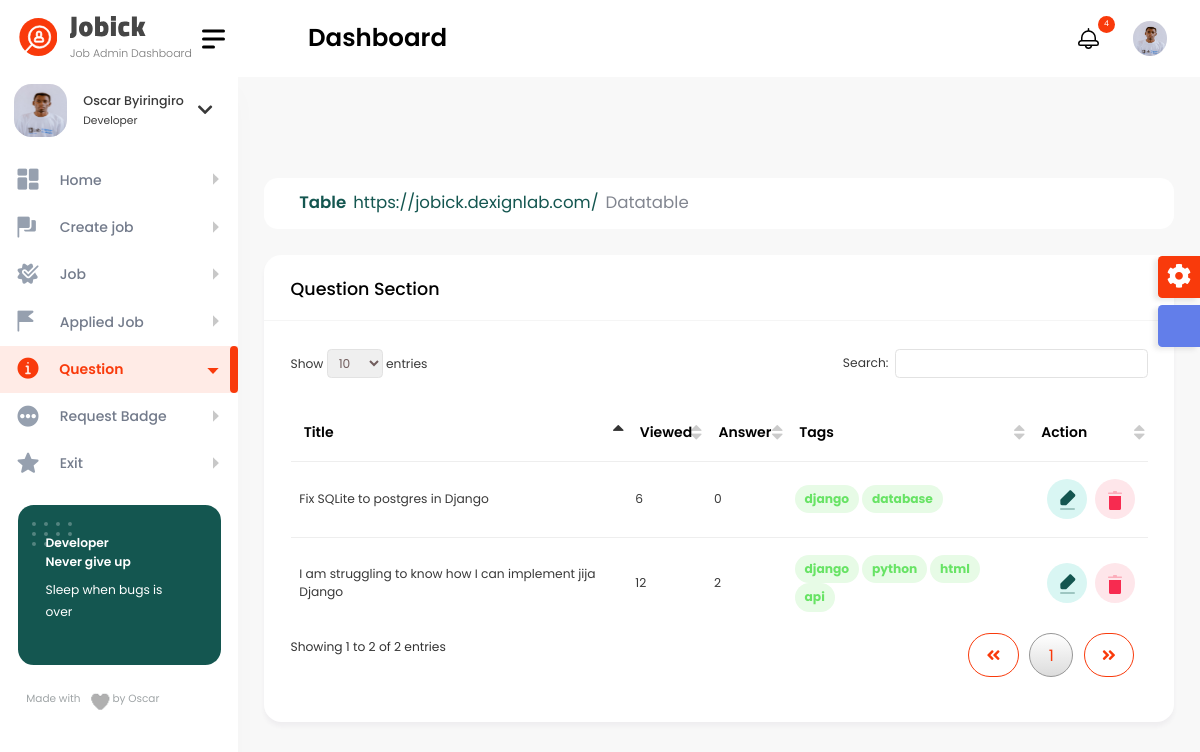
Page /user_admin/question_admin/ (signed in) on the earlier database version.
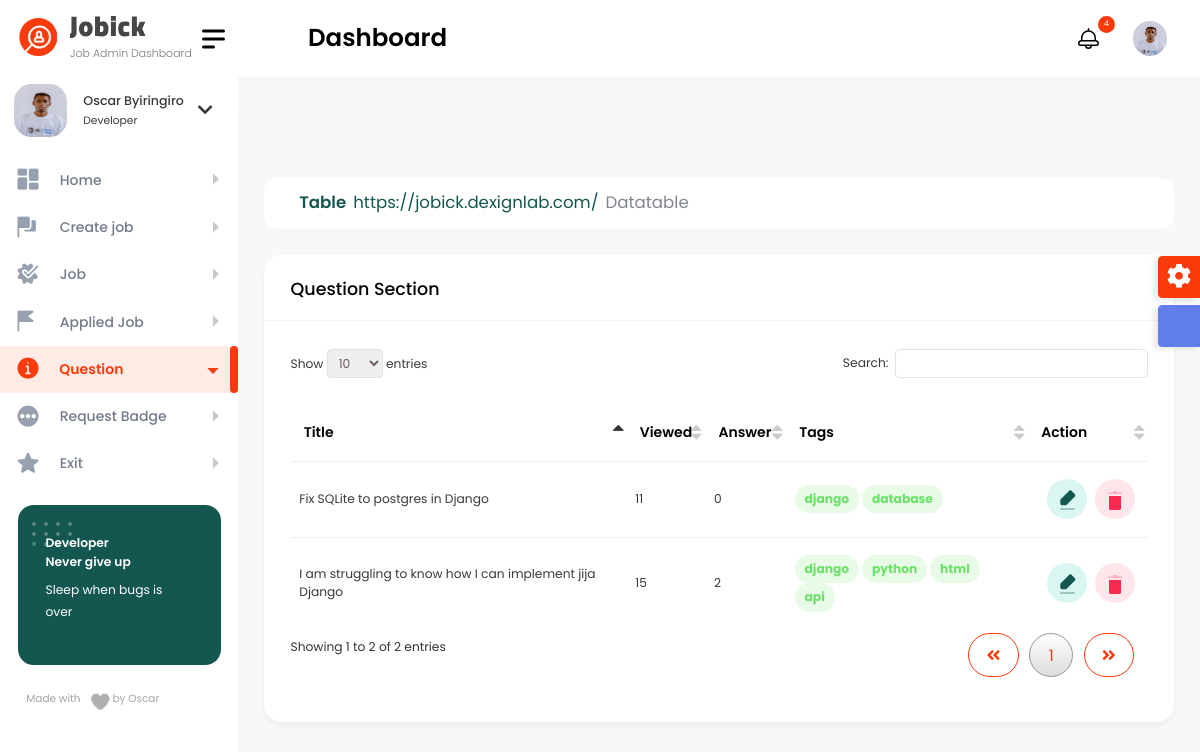
Same page on the later database version.
### questions/models.py (models this page shows, shortened)
class Questions_stuff(models.Model):
    title = models.CharField(max_length=100)
    detail = models.TextField(default='')
    body = HTMLField()
    owner = models.ForeignKey(User, on_delete=models.CASCADE)
    viewed = models.PositiveIntegerField()
    tag = models.CharField(max_length=200)
    email_notify = models.BooleanField(default=False)
    whatsapp_notify = models.BooleanField(default=False)
    publish_date = models.DateTimeField(auto_now_add=True)
    def tags_as_list(self):
        return self.tag.split(',')
    def get_count_answer(self):
        id_question = self.id
        ans = Answer_stuff.objects.filter(question__id=id_question)
        if ans.exists():
            final_count = ans.count()
        else:
            final_count = 0
        return final_count
    class Meta:
        verbose_name_plural = 'Question'

### user_dashboard/views.py (the view)
# urls.py: path('question_admin/', views.question_admin, name="question_admin"),
@login_required(login_url='login')
def question_admin(request):
    all_question = Questions_stuff.objects.filter(owner=request.user)
    context = {
        'all_question': all_question
    }
    return render(request, 'question_admin.html', context)

### user_dashboard/templates/question_admin.html (shortened to what this page needs)
{% include 'user_admin/base.html' %}
{% load static %}
{% block content %}
 <div class="content-body">
            <div class="container-fluid">
				<div class="row page-titles">
					<ol class="breadcrumb">
						<li class="breadcrumb-item active"><a href="javascript:void(0)">Table</a></li>
						<li class="breadcrumb-item"><a href="javascript:void(0)">Datatable</a></li>
					</ol>
                </div>
                <div class="row">
                    <div class="col-12">
                        <div class="card">
                            <div class="card-header">
                                <h4 class="card-title">Question Section</h4>
                            </div>
                            <div class="card-body">
                                <div class="table-responsive">
                                    <table id="example3" class="display" style="min-width: 845px">
                                        <thead>
                                            <tr>
                                                <th>Title</th>
                                                <th>viewed</th>
                                                <th>answer</th>
                                                <th>tags</th>
                                                <th>Action</th>
                                            </tr>
                                        </thead>
                                        <tbody>
                                        {% for question in all_question %}
                                            <tr>
										<td>{{ question.title }}</td>
										<td class="wspace-no">{{ question.viewed }}</td>
										<td>{{ question.get_count_answer }}</td>
                                        <td>
                                            {% for tag in question.tags_as_list %}
                                            <span class="badge badge-success badge-lg light">{{ tag }}</span>
                                                {% endfor %}
                                        </td>
										<td>
											<div class="action-buttons d-flex justify-content-end">
												<a href="{% url 'edit_question_admin' question.id %}" class="btn btn-secondary light mr-2">
												</a>
												<a href="javascript:void(0);" class="btn btn-danger light">
												</a>
											</div>
										</td>
									</tr>
                                        {% endfor %}
                                        </tbody>
                                    </table>
                                </div>
                            </div>
                        </div>
                    </div>
				</div>
            </div>
        </div>
{% endblock %}

Differences in the rows shown:
changed Questions_stuff "I am struggling to know how I can implement jija Django": viewed "12" → "15"
changed Questions_stuff "Fix SQLite to postgres in Django": viewed "6" → "11"
